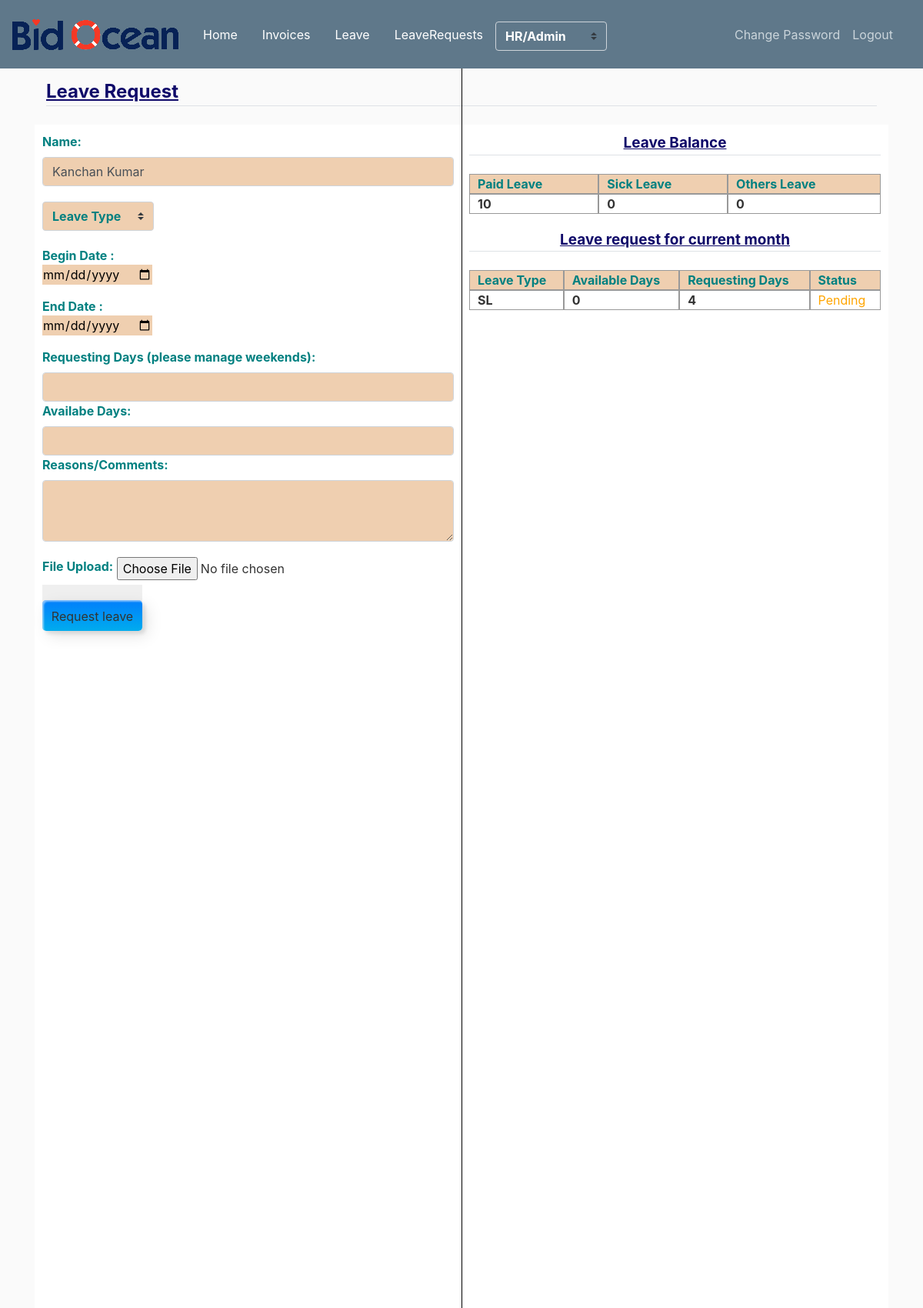
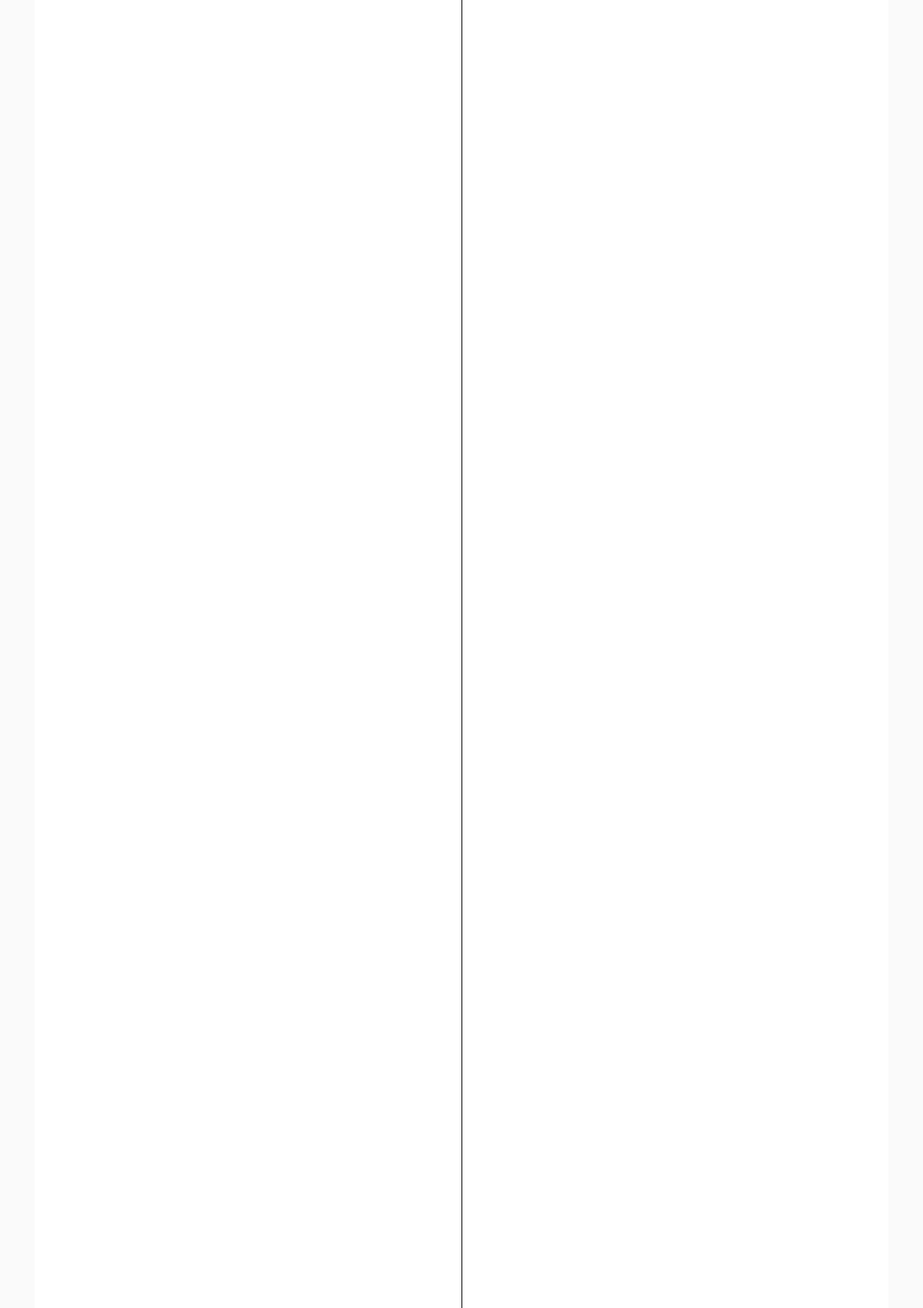
Page /leave/ (signed in, upper part) on the committed database (2 pictures, top to bottom).
### user_invoice/models.py (models this page shows, shortened)
class Employee(models.Model):
	id         = models.AutoField(primary_key=True)
	name       = models.CharField(max_length=300)
	role       = models.ForeignKey(Role,on_delete=models.CASCADE)
	salary     = models.CharField(max_length=300, null=True, blank=True)
	address    = models.CharField(max_length=300)
	emp_id     = models.CharField(max_length=300, null=True, blank=True)
	phone_no   = models.CharField(max_length=300)
	auth_tbl   = models.OneToOneField(Userdetail, on_delete=models.CASCADE)
	added_at   = models.DateTimeField(auto_now_add=True)
	is_manager = models.SmallIntegerField(default=0)
	report_to  = models.ForeignKey('self', on_delete=models.SET_NULL, null=True, blank=True, related_name='empreport_to')

### leave/models.py (models this page shows)
class LeaveBalance(models.Model):
	id           = models.AutoField(primary_key=True)
	paid_leave   = models.CharField(max_length=200)
	others_leave = models.CharField(max_length=200)
	sick_leave   = models.CharField(max_length=200)
	employee     = models.OneToOneField(Employee, on_delete=models.CASCADE, related_name='leave_bal')

class LeaveRequest(models.Model):
	id              = models.AutoField(primary_key=True)
	leave_type      = models.CharField(max_length=200)
	reason_msg      = models.TextField()
	employee        = models.ForeignKey(Employee, on_delete=models.CASCADE)
	available_days  = models.CharField(max_length=200)
	requesting_days = models.CharField(max_length=200)
	from_date       = models.DateField()
	to_date         = models.DateField()
	leave_file      = models.FileField(upload_to='leave_file/', null=True, blank=True)
	status          = models.SmallIntegerField(default=0)

### leave/views.py (the view, shortened to what this page needs)
# urls.py: path('', views.LeaveRequestAddView.as_view(), name='leave'),
class LeaveRequestAddView(AdminPanelMixin,TemplateView):
    template_name = 'leave/leave_request.html'
    today         = datetime.today()
    month         = today.month
    year          = today.year
    firstnlast_d  = calendar.monthrange(year,month)
    from_date     = datetime.strptime(str(year)+"-"+str(month)+"-"+str(firstnlast_d[0]),"%Y-%m-%d").date()
    to_date       = datetime.strptime(str(year)+"-"+str(month)+"-"+str(firstnlast_d[1]),"%Y-%m-%d").date()
    def get(self, request):
        try:
            user           = self.request.user
            employee       = Employee.objects.get(auth_tbl=user)
            rem_leaves     = LeaveBalance.objects.get(employee=employee)
            rolename       = employee.role.name.lower()
            leave_requests = LeaveRequest.objects.filter(employee=employee, from_date__gte=self.from_date, from_date__lte=self.to_date)
            context = {
                'employee'       : employee,
                'role'           : rolename,
                'title'          : 'request leave',
                'submit'         : 'Request leave',
                'rem_leaves'     : rem_leaves,
                'leave_requests' : leave_requests,
            }
            return render(request, self.template_name, context)
        except:
            return HttpResponseRedirect('/employee/'+str(self.request.user.pk))

### user_invoice/mixin.py (called while the page is built)
    def test_func(self):
        return self.request.user.is_staff or self.request.user.is_active

### leave/templates/leave/leave_request.html (shortened to what this page needs)
{% extends "user_invoice/base.html" %}
{% load crispy_forms_tags %}
{% block content %}
    <div class='container'>
        <legend class="border-bottom mb-4" style="color: rgb(15, 9, 105);text-align: left;text-decoration: underline;margin-top:20px"><b>Leave Request</b> </legend>
    <table  width="100%">
            <div class="row" style="margin-bottom: 40px;">
                <div class="column" style="background-color:white;" id="wrapper_1">
                  <label for="name" style="color: teal;"><b> Name: </b></label>
                  <input type="text" id="fname" name="firstname" placeholder="Enter your name" class="form-control" value="{{employee.name}}" style="margin-bottom: 20px;background-color: #EFCFB0;">
                        <div class="tasksInput">
                          <form method='post' enctype="multipart/form-data">
                                <div class="pure-css-select-style theme-default-w-line" class="form-control">
                                    <select class="custom-select" id ="leave_type" name="leave_type" style="font-weight: bold;margin-bottom: 20px;width :145px;color: teal;background-color: #EFCFB0;" required>
                                      <option disabled style="font-weight: bold;color: black;" selected value>  Leave Type </option>
                                    </select>
                                </div>
                          <p ><b style="color: teal;"> Begin Date :<br></b> <input type="date" id="begin_date"   style="background-color: #EFCFB0;;color: black;" name="from_date" required></p>
                          <p ><b style="color: teal;"> End Date :<br></b><input type="date" id="end_date" style="background-color: #EFCFB0;;color: black; " name="to_date" required></p>
                          <label for="male" style="color: teal;"><b> Requesting Days (please manage weekends): </b></label>
                          <input type="text" id="requesting_days" name="requesting_days" style="background-color: #EFCFB0;"  class="form-control"  maxlength="2" required="">
                          <label for="male" style="color: teal;"><b> Availabe Days: </b></label>
                          <input type="text" name="available_days" style="background-color: #EFCFB0;" id="available_days"  class="form-control" maxlength="2" required="">
                          <label for="male" style="color: teal;"><b> Reasons/Comments: </b></label>
                          <textarea name="reason_msg"   class="form-control" style="margin-bottom: 20px;height: 80px;background-color: #EFCFB0;"></textarea>
                          <label for="male" style="color: teal;"><b> File Upload: </b></label>
                          <input type="file" name="leave_file" class="span8">
                          <br><br>
                          <button class="custom-btn btn-12" style="margin-left:20px"><span>Click!</span><span>{{submit}}</span></button>
                        </form>
                        </div>
                </div>
                <div class="column" style="background-color:white;">
                  <legend class="border-bottom mb-4" style="color: rgb(15, 9, 105);text-align: center;text-decoration: underline;font-size: 19px;"><b>Leave Balance</b> </legend>
                  <div class="divTable" style="margin-bottom:20px">
                    <div class="divTableBody">
                    <div class="divTableRow">
                    <div class="divTableCell" style="background-color: #EFCFB0;"><b style="color: teal;"> Paid Leave </b></div>
                    <div class="divTableCell"style="background-color: #EFCFB0;"><b style="color: teal;"> Sick Leave</b></div>
                    <div class="divTableCell"style="background-color:#EFCFB0;"><b style="color: teal;"> Others Leave</b></div>
                    </div>
                    <div class="divTableRow">
                    <div class="divTableCell"><b>{{rem_leaves.paid_leave}}</b> </div>
                    <div class="divTableCell"><b>{{rem_leaves.sick_leave}}</b></div>
                    <div class="divTableCell"><b>{{rem_leaves.others_leave}}</b> </div>
                    </div>
                    </div>
                    </div>
                    {% if leave_requests %}
                    <legend class="border-bottom mb-4" style="color: rgb(15, 9, 105);text-align: center;text-decoration: underline;font-size: 19px;"><b>Leave request for current month</b> </legend>
                    <div class="divTable">
                    <div class="divTableBody">
                      <div class="divTableRow">
                        <div class="divTableCell" style="background-color: #EFCFB0;"><b style="color: teal;"> Leave Type</b></div>
                        <div class="divTableCell" style="background-color: #EFCFB0;"><b style="color: teal;"> Available Days</b></div>
                        <div class="divTableCell" style="background-color: #EFCFB0;"><b style="color: teal;">Requesting Days</b> </div>
                        <div class="divTableCell" style="background-color: #EFCFB0;"><b style="color: teal;">Status</b> </div>
                      </div>
                      {% for requests in leave_requests %}
                      <div class="divTableRow">
                        <div class="divTableCell"><b> {{requests.leave_type|upper}}</b></div>
                        <div class="divTableCell"><b> {{requests.available_days}}</b></div>
                        <div class="divTableCell"><b> {{requests.requesting_days}}</b></div>
                        <div class="divTableCell"> {% if requests.status == 0 %}<span style="color:orange">Pending</span>{% elif requests.status == 1 %}<span style="color:green">Approved</span>{% else %}<span style="color:red">Declined</span>{% endif %}</div>
                      </div>
                      {% endfor %}
                      </div>
                    </div>
                    {% endif %}
            </div>
		</table>
    </div>
{% endblock content %}

### user_invoice/static/user_invoice/main.css (style rules this page uses)
body { background: #fafafa; color: #333333; margin-top: 5rem; }

### leave/templates/leave/leave_request.html (style rules this page uses)
* { border: 0; color: inherit; font-family: inherit; font-size: inherit; font-style: inherit; font-weight: inherit; line-height: inherit; list-style: none; margin: 0; padding: 0; text-decoration: none; vertical-align: top; }
table { font-size: 75%; table-layout: fixed; width: 100%; }
table { border-collapse: collapse; border-spacing: 2px; }
#wrapper_1:after { content: ""; background-color: #000; position: absolute; width: 0.2px; height: 1000000px; top: 10px; left: 50%; display: block; }
.btn-12 { position: relative; right: 20px; bottom: 20px; border:none; box-shadow: none; width: 130px; height: 40px; line-height: 42px; -webkit-perspective: 230px; perspective: 230px; }
.btn-12 span { background: rgb(0,172,238); background: linear-gradient(0deg, rgba(0,172,238,1) 0%, rgba(2,126,251,1) 100%); display: block; position: absolute; width: 130px; height: 40px; box-shadow:inset 2px 2px 2px 0px rgba(255,255,255,.5), 7px 7px 20px 0px rgba(0,0,0,.1), 4px 4px 5px 0px rgba(0,0,0,.1); border-radius: 5px; margin:0; text-align: center; -webkit-box-sizing: border-box; -moz-box-sizing: border-box; box-sizing: border-box; -webkit-transition: all .3s; transition: all .3s; }
.btn-12 span:nth-child(2) { -webkit-transform: rotateX(0deg); -moz-transform: rotateX(0deg); transform: rotateX(0deg); -webkit-transform-origin: 50% 50% -20px; -moz-transform-origin: 50% 50% -20px; transform-origin: 50% 50% -20px; }
.divTable { display: table; width: 100%; }
.divTableRow { display: table-row; }
.divTableCell, .divTableHead { border: 1px solid #999999; display: table-cell; padding: 0px 10px; }
.divTableBody { display: table-row-group; }
* { box-sizing: border-box; }
.column { float: left; width: 50%; padding: 10px; height: 5000px; }
.row:after { content: ""; display: table; clear: both; }

### rows in the picture
Employee: firstname "Kanchan Kumar"
LeaveBalance: paid_leave "10", sick_leave "0", others_leave "0"
LeaveRequest: leave_type "SL", available_days "0", requesting_days "4", status "Pending"

### other values in the picture
{{ submit }} "Request leave"
